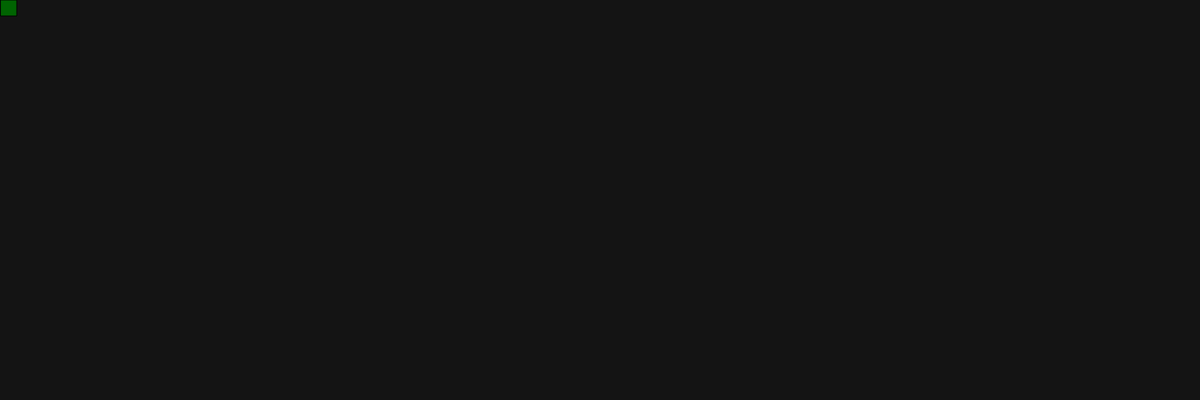
Frame 1 (no input)
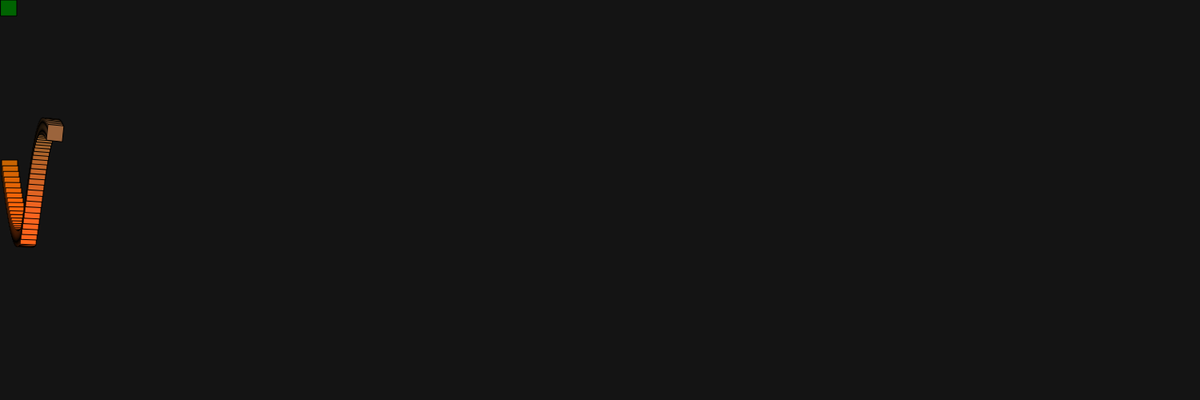
Frame 60 (no input)
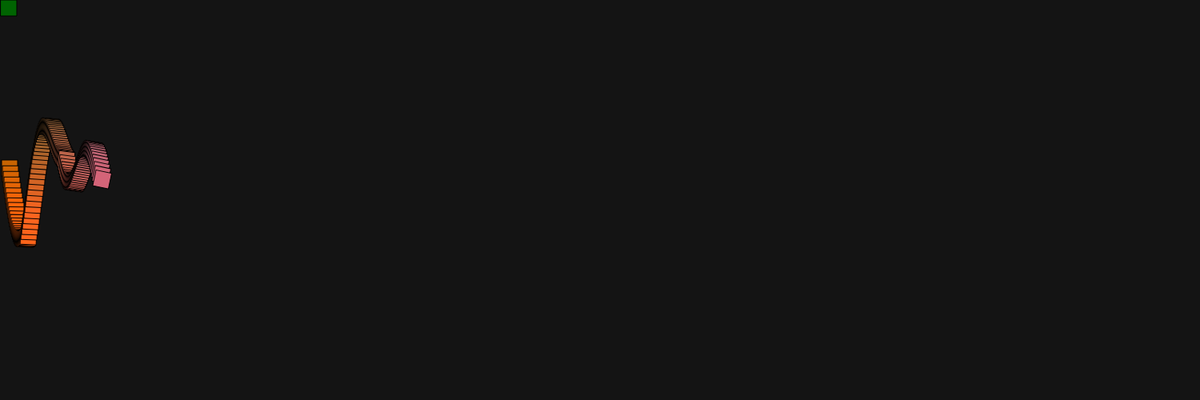
Frame 120 (the mouse pressed at the canvas centre since frame 60)

The p5.js sketch that drew these frames (run headless with seeded random() and noise() and a simulated clock; from frame 60 on, the mouse is pressed at the canvas centre):

// p5.js sketch
// ── sketch.js
// sine and additive oscill example 
let counter = 0;
let sincount = 0;
let addcount = 0;
let dir = 0;

function setup() {
 createCanvas(1500,500);
 background(20);
 fill(255);
 
 dir = random(-5,5);
// dir = -.25;

}

function draw() {
 
 push();
 translate(frameCount,sincount);
 rotate(radians(counter));
// rotate ( counter);   0-360
fill(sincount, 100, frameCount);
 rect(0,0,20,20);
 console.log( sin(counter) );
 // remember * is scaling and + is offsetting
 sincount = sin(counter) * 50  + 200 + addcount;
 pop();

 counter+=.1;
 addcount += dir;

 if ( addcount < -50 ||  addcount > 50) {
   // background(0,0,random(200),10);
    dir = -dir;
 }
}
